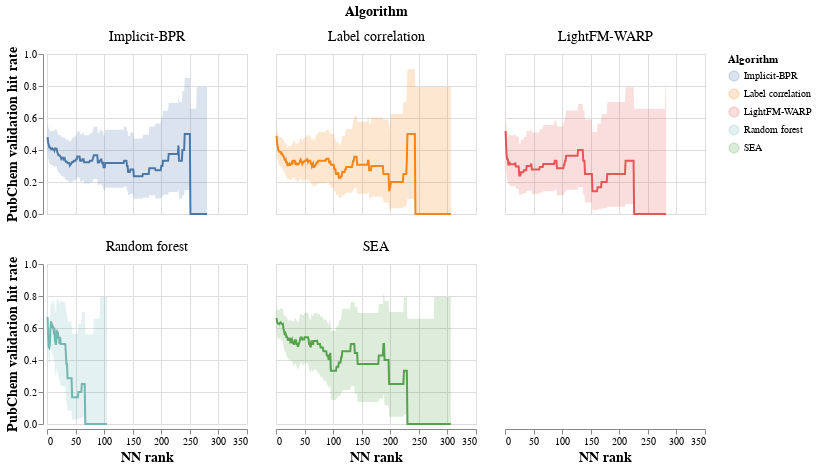

The notebook cell this image was saved under:
### Code cell
line = alt.Chart(d).mark_line().encode(
    x=alt.X('NN rank'),#scale=alt.Scale(type='log',domain=[0,1]),),
    y=alt.Y('Rate', title='PubChem validation hit rate'),
    color=alt.Color('Algorithm')
)

band = line.mark_area(opacity=0.2).encode(
    x='NN rank',
    y=alt.Y('Low'),
    y2='High'
)

(band + line).properties(height=160, width=200).facet('Algorithm',columns=3).configure_axis(
    #labelFontSize=14,
    titleFontSize=14 
).configure_header(
    titleFontSize=14,
    labelFontSize=14
)

### Figure 1 — Vega-Lite specification as saved in the notebook (floating-point values rounded to 4 significant figures; data arrays with more than 128 entries replaced by an {"elided": "..."} marker saying what was removed)
{"config": {"view": {"continuousWidth": 400, "continuousHeight": 300}, "axis": {"titleFontSize": 14}, "header": {"labelFontSize": 14, "titleFontSize": 14}}, "data": {"name": "data-860cc231cd17138b281a8602003b2dc4"}, "facet": {"type": "nominal", "field": "Algorithm"}, "spec": {"layer": [{"mark": {"type": "area", "opacity": 0.2}, "encoding": {"color": {"type": "nominal", "field": "Algorithm"}, "x": {"type": "quantitative", "field": "NN rank"}, "y": {"type": "quantitative", "field": "Low"}, "y2": {"field": "High"}}}, {"mark": "line", "encoding": {"color": {"type": "nominal", "field": "Algorithm"}, "x": {"type": "quantitative", "field": "NN rank"}, "y": {"type": "quantitative", "field": "Rate", "title": "PubChem validation hit rate"}}}], "height": 160, "width": 200}, "columns": 3, "$schema": "https://vega.github.io/schema/vega-lite/v4.8.1.json", "datasets": {"data-860cc231cd17138b281a8602003b2dc4": {"elided": "1750 records"}}}
